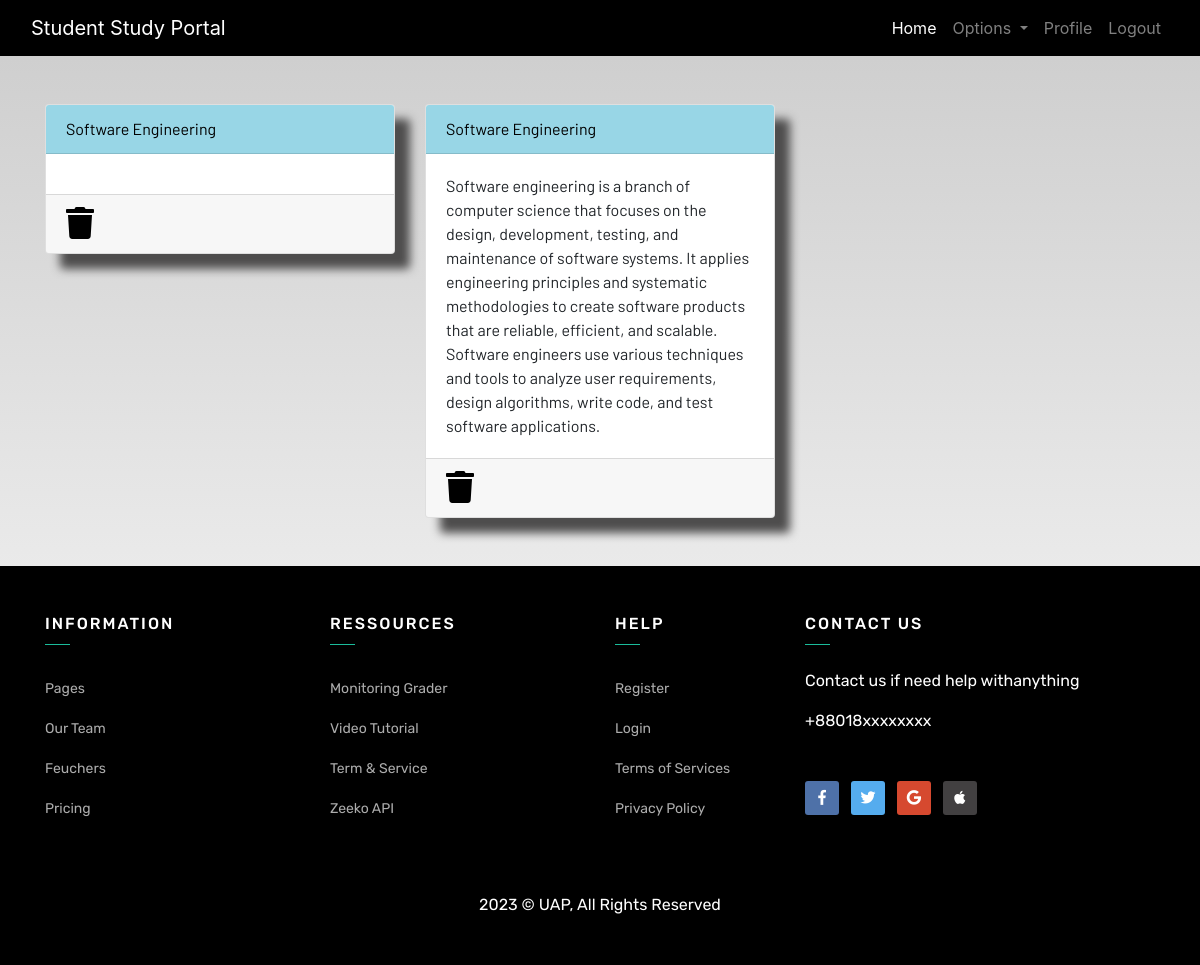
The app's page /notes-detail/ (signed in) with its own data.
### dashboard/models.py (models this page shows, shortened)
class Notes(models.Model):
    user = models.ForeignKey(User, on_delete=models.CASCADE)
    title = models.CharField(max_length=200)
    description = models.TextField(null=True)
    class Meta:
        verbose_name = "notes"
        verbose_name_plural = "notes"

### dashboard/views.py (the view)
# urls.py: path('notes-detail/', views.notesDetail, name="notesDetail"),
@login_required
def notesDetail(request):
    notes = Notes.objects.filter(user=request.user)
    return render(request, 'notes_detail.html', {'notes':notes})

### template/notes_detail.html
{% extends 'base.html' %}
{% load static %}
{% block content %}
<div class="container py-5">
    {% if notes %}
    <div class="row">
        {% for note in notes %}
        <div class="col-md-4">
            <div class="card">
                <div class="card-header">{{ note.title }}</div>
                <div class="card-body">{{ note.description }}</div>
                <div class="card-footer mt-auto "><a href="{% url 'delete-note' note.id %}">
                    <i class="fa fa-trash fa-2x"></i></a>
                </div>
            </div>
        </div>
        {% endfor %}
    </div>
    {% else %}
    <h1 class="py-5 text-center">Opps sorry! You don't have any note. Please <a href="{% url 'notes' %}" class="text-primary">Go Back</a></h1>
    {% endif %}
</div>
{% endblock content %}

### template/base.html (shortened to what this page needs)
<!DOCTYPE html>
{% load static %}
<html lang="en">
<head>
    <link rel="stylesheet" href="https://stackpath.bootstrapcdn.com/bootstrap/4.3.1/css/bootstrap.min.css"
 />
    <link rel="stylesheet" href="https://use.fontawesome.com/releases/v5.7.2/css/all.css"
 />
    <link rel="stylesheet" href="{% static 'css/main.css' %}" />
</head>
<body>
    <header>
        <nav class="navbar navbar-expand-lg navbar-dark bg-dark">
            <div class="container-fluid">
                <a class="navbar-brand" href="{% url 'home' %}">Student Study Portal</a>
                <div class="collapse navbar-collapse justify-content-end" id="navbarSupportedContent">
                    <ul class="navbar-nav mb-2 mb-lg-0">
                        <li class="nav-item">
                            <a class="nav-link active" aria-current="page" href="{% url 'home' %}">Home</a>
                        </li>
                        <li class="nav-item dropdown">
                            <a class="nav-link dropdown-toggle" href="#" id="navbarDropdown" role="button" data-toggle="dropdown"
                  aria-haspopup="true" aria-expanded="false">
                                Options
                            </a>
                        </li>
                        {% if user.is_authenticated %}
                        <li class="nav-item">
                            <a class="nav-link" href="{% url 'profile' %}">Profile</a>
                        </li>
                        <li class="nav-item">
                            <a class="nav-link" href="{% url 'logout' %}">Logout</a>
                        </li>
                        {% endif %}
                    </ul>
                </div>
            </div>
        </nav>
    </header>
  <main>
    {% block content %}
    {% endblock content %}
      <footer class="section py-5">
        <div class="container">
            <div class="row">
                <div class="col-lg-3">
                    <div class="">
                        <h6 class="footer-heading text-uppercase text-white">Information</h6>
                        <ul class="list-unstyled footer-link mt-4">
                            <li><a href="">Pages</a></li>
                            <li><a href="">Our Team</a></li>
                            <li><a href="">Feuchers</a></li>
                            <li><a href="">Pricing</a></li>
                        </ul>
                    </div>
                </div>
                <div class="col-lg-3">
                    <div class="">
                        <h6 class="footer-heading text-uppercase text-white">Ressources</h6>
                        <ul class="list-unstyled footer-link mt-4">
                            <li><a href="">Monitoring Grader </a></li>
                            <li><a href="">Video Tutorial</a></li>
                            <li><a href="">Term &amp; Service</a></li>
                            <li><a href="">Zeeko API</a></li>
                        </ul>
                    </div>
                </div>
                <div class="col-lg-2">
                    <div class="">
                        <h6 class="footer-heading text-uppercase text-white">Help</h6>
                        <ul class="list-unstyled footer-link mt-4">
                            <li><a href="{% url 'register' %}">Register </a></li>
                            <li><a href="{% url 'login' %}">Login</a></li>
                            <li><a href="">Terms of Services</a></li>
                            <li><a href="">Privacy Policy</a></li>
                        </ul>
                    </div>
                </div>
                <div class="col-lg-4">
                    <div class="">
                        <h6 class="footer-heading text-uppercase text-white">Contact Us</h6>
                        <p class="text-white mt-4">Contact us if need help withanything</p>
                        <p class="text-white">+88018xxxxxxxx</p>
                        <div class="mt-5">
                            <ul class="list-inline">
                                <li class="list-inline-item"><a href="#"><i class="fab facebook footer-social-icon fa-facebook-f"></i></i></a></li>
                                <li class="list-inline-item"><a href="#"><i class="fab twitter footer-social-icon fa-twitter"></i></i></a></li>
                                <li class="list-inline-item"><a href="#"><i class="fab google footer-social-icon fa-google"></i></i></a></li>
                                <li class="list-inline-item"><a href="#"><i class="fab apple footer-social-icon fa-apple"></i></i></a></li>
                            </ul>
                        </div>
                    </div>
                </div>
            </div>
        </div>
        <div class="text-center mt-5">
            <p class="footer-alt text-white mb-0 f-14">2023 © UAP, All Rights Reserved</p>
        </div>
    </footer>
  </main>
</body>
</html>

### static/css/main.css (style rules this page uses)
html { scroll-behavior: smooth; height: 100%; width: 100%; }
main { font-family: Barlow, Quicksand, Rubik, sans-serif, serif, 'Times New Roman', Times, serif !important; }
footer { font-family: Rubik, sans-serif, serif, 'Times New Roman', Times, serif; }
.navbar { background-color: rgb(0, 0, 0) !important; }
.card { box-shadow: 15px 15px 10px rgb(78, 77, 77); }
a { text-decoration: none !important; color: black; }
.card-header { color: black !important; background: rgb(152, 214, 230) !important; transition: 0.3s ease-in; }
html, body { max-width: 100%; overflow-x: hidden; height: 100%; width: 100%; }
body { background: linear-gradient(rgba(0, 0, 0, 0.2), rgba(255, 255, 255, 0.5)); overflow-x: hidden; background-repeat: no-repeat; }
.card-header { background-color: rgb(133, 204, 231); }
.fa { color: black; }
.footer-heading { letter-spacing: 2px; }
.footer-link a { color: #acacac; line-height: 40px; font-size: 14px; transition: all 0.5s; }
.footer-social-icon { font-size: 15px; height: 34px; width: 34px; line-height: 34px; border-radius: 3px; text-align: center; display: inline-block; }
.facebook { background-color: #4e71a8; color: #ffffff; }
.twitter { background-color: #55acee; color: #ffffff; }
.google { background-color: #d6492f; color: #ffffff; }
.apple { background-color: #424041; color: #ffffff; }
.footer-alt { color: #acacac; }
.footer-heading { position: relative; padding-bottom: 12px; }
.footer-heading:after { content: ''; width: 25px; border-bottom: 1px solid #FFF; position: absolute; left: 0; bottom: 0; display: block; border-bottom: 1px solid #1bbc9b; }

### template/base.html (style rules this page uses)
footer { background-color: #000; }
footer a { color: #b0b0b0; }

### records on screen
Notes: title "Software Engineering"
Notes: title "Software Engineering", description "Software engineering is a branch of computer science that focuses on the design, development, testing, and maintenance of software systems. It applies engineering principles and systematic methodologies to create software products that are reliable, efficient, and scalable. Software engineers use various techniques and tools to analyze user requirements, design algorithms, write code, and test software applications."
